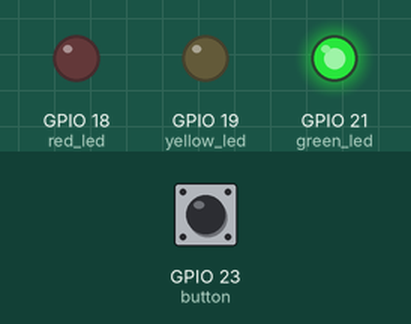
This program was run on a simulated ESP32 board running MicroPython. Parts: output pins drawn as LEDs (lit = HIGH). Dashed ring = blinking. Inputs (shaded band) come from the test bench; at power-on: GPIO 23 (button) LOW. What the program prints to the serial console is not drawn.

Above: at 1.2 s.
1.3 s: GPIO 23 (button) pulled HIGH for 0.15 s
At 1.8 s:
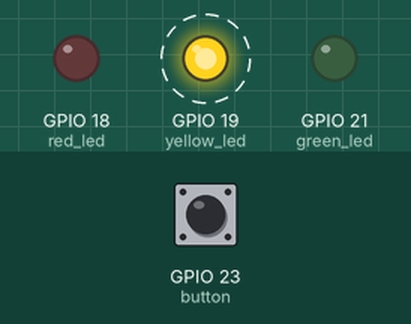
4.3 s: GPIO 23 (button) pulled HIGH for 1 s
At 4.8 s:
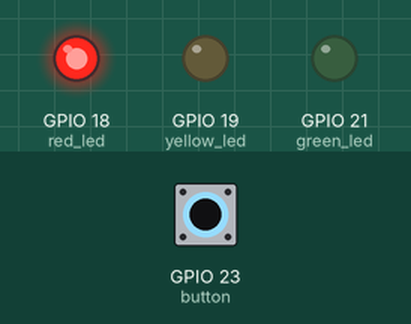
6.8 s: GPIO 23 (button) pulsed HIGH 2 times (0.12 s each, 0.3 s apart)
At 8.1 s:
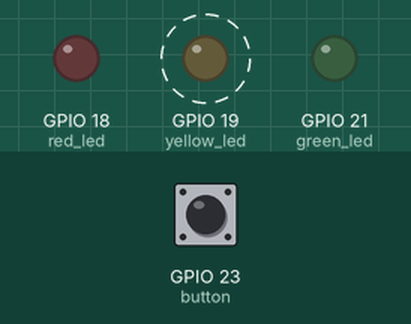
9.8 s: GPIO 23 (button) pulled HIGH for 3.2 s
At 10.3 s:
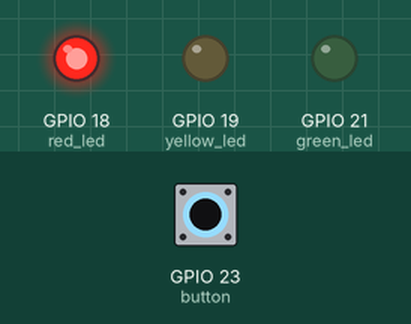
Timing chart, 0 to 12.8 s (numbered marks = the images above; inputs shaded):
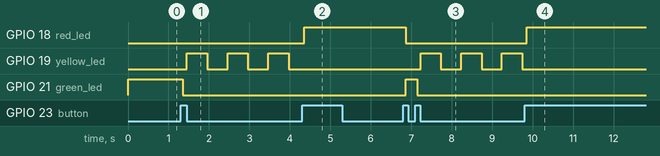

Measured:
- after the input at 1.3 s, GPIO 19 (yellow_led): alternates HIGH for 0.50 s and LOW for 0.50 s, starting after 0.16 s; GPIO 21 (green_led): HIGH → LOW after 0.06 s
- after the input at 4.3 s, GPIO 18 (red_led): LOW → HIGH after 0.05 s; GPIO 19 (yellow_led): stops changing and stays LOW
- after the input at 6.8 s, GPIO 18 (red_led): HIGH → LOW after 0.06 s; GPIO 19 (yellow_led): alternates HIGH for 0.50 s and LOW for 0.50 s, starting after 0.43 s; GPIO 21 (green_led): LOW → HIGH after 0.06 s, → LOW 0.29 s later
- after the input at 9.8 s, GPIO 18 (red_led): LOW → HIGH after 0.05 s; GPIO 19 (yellow_led): stops changing and stays LOW

The program:

03-1.py
```python
# 實驗 #3-1：按鈕切換三段式燈號狀態
# MicroPython v1.24.0 on ESP32-DevKitC

import machine
import time

# --- 硬體腳位定義 ---
# 使用常數來定義腳位，方便管理與修改
RED_LED_PIN = 18
YELLOW_LED_PIN = 19
GREEN_LED_PIN = 21
BUTTON_PIN = 23

# --- 初始化 Pin 物件 ---
# LED 設定為輸出模式
red_led = machine.Pin(RED_LED_PIN, machine.Pin.OUT)
yellow_led = machine.Pin(YELLOW_LED_PIN, machine.Pin.OUT)
green_led = machine.Pin(GREEN_LED_PIN, machine.Pin.OUT)

# 按鈕設定為輸入模式，並使用內部下拉電阻
# 確保在按鈕未按下時，腳位維持在穩定的低電位
button = machine.Pin(BUTTON_PIN, machine.Pin.IN, machine.Pin.PULL_DOWN)


# --- 狀態定義 ---
# 使用常數來表示不同的燈號狀態，讓程式碼更容易閱讀
STATE_GREEN = 0
STATE_YELLOW_FLASH = 1
STATE_RED = 2

# --- 變數初始化 ---
# current_state 用來追蹤目前的燈號狀態，從綠燈開始
current_state = STATE_GREEN

# last_toggle_time 用於實現非阻塞的黃燈閃爍
last_toggle_time = 0

# --- 初始狀態設定 ---
# 程式啟動時，先進入力燈恆亮的狀態
green_led.on()
yellow_led.off()
red_led.off()
print("程式啟動，目前模式：綠燈恆亮")

# --- 主迴圈 ---
while True:
    # 偵測按鈕是否被按下 (從低電位變為高電位)
    if button.value() == 1:
        # 按鈕去抖動：短暫延遲以忽略機械彈跳造成的雜訊
        time.sleep_ms(50)

        # 再次確認按鈕是否真的被按下
        if button.value() == 1:
            # 切換到下一個狀態
            # 使用取餘數 (%) 運算子來實現 0 -> 1 -> 2 -> 0 的循環
            current_state = (current_state + 1) % 3

            # 根據新的狀態，更新 LED 燈號並印出訊息
            if current_state == STATE_GREEN:
                green_led.on()
                yellow_led.off()
                red_led.off()
                print("模式切換：綠燈恆亮")

            elif current_state == STATE_YELLOW_FLASH:
                green_led.off()
                red_led.off()
                # 閃爍的邏輯在迴圈下方處理，這裡只需確保其他燈是關閉的
                print("模式切換：黃燈閃爍")

            elif current_state == STATE_RED:
                green_led.off()
                yellow_led.off()
                red_led.on()
                print("模式切換：紅燈恆亮")

            # 等待按鈕釋放，避免一次長按觸發多次狀態切換
            while button.value() == 1:
                time.sleep_ms(20)

    # --- 根據當前狀態執行持續性動作 ---
    # 這個區塊負責處理需要持續更新的狀態，例如閃爍
    if current_state == STATE_YELLOW_FLASH:
        # 非阻塞式閃爍邏輯
        # 取得當前時間（毫秒）
        now = time.ticks_ms()

        # 檢查距離上次切換黃燈狀態是否已超過 500 毫秒
        if time.ticks_diff(now, last_toggle_time) >= 500:
            # 切換黃燈狀態 (亮 -> 暗, 暗 -> 亮)
            # 因為 machine.Pin 沒有 toggle()，我們手動實現
            yellow_led.value(not yellow_led.value())

            # 更新上次切換的時間
            last_toggle_time = now

    # 在迴圈中加入一個微小的延遲，可以降低 CPU 使用率
    time.sleep_ms(10)
```
